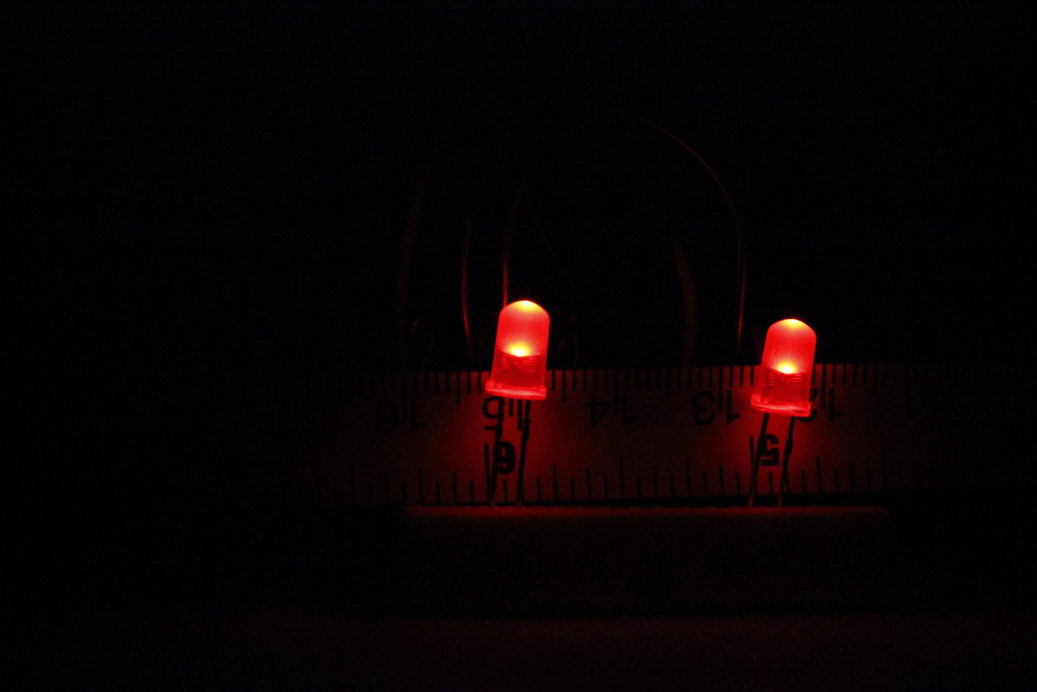
#> input picture Camera/ART_System/Images/Full_Res/test LED shots-027.JPG, 5184 x 3456 px (shown at 1/5 size); its folder holds 5 pictures in this run
$ python Control.py   (older library calls are emulated)
#> lines starting #> are read from the running program, lines starting #| are printed output that depends on the picture; after the words box and inside, x2 and y2 are one past the last pixel; in counts of white or black regions, pixels touching at a corner belong together
### Camera/ART_System/Camera_Boundary.py
################################################## from sh import gphoto2 as gp
from matplotlib.image import imread
from PIL import Image
import numpy as np
import signal
import os
import subprocess


class Camera:

    grid = [[1,0],[-1,0],[0,-1],[0,1],[-1,-1],[-1,1],[1,-1],[1,1]]
    def __init__(self): \
        ##################################################
        # # gphoto2 will auto start up when the camera is connected
        # # (we want to kill this as only 1 program can interact with the DSLR at a time)
        # p = subprocess.Popen(['ps', '-A'], stdout=subprocess.PIPE)
        # out, err = p.communicate()
        # # Search for the line that has what we want to kill
        # for line in out.splitlines():
        #     if b'gvfsd-gphoto2' in line:
        #         pid = int(line.split(None,1)[0])
        #         os.kill(pid, signal.SIGKILL)
        ##################################################

        ################################################## print(gp(['--auto-detect']))


        [self.h, self.w, self.colors] = [2,3,3]

        # arbitrary number for now
        self.threshold = 0
        # we will analyse every few pixels for speed (then look at the others, if that main pixel is valid) here the main pixel is every X pixels
        self.pxlGrid = 21  # Note: has to be an odd number
        self.light = np.zeros((2, 3), dtype=np.bool)
        self.coords = []
        self.blockCoords = []


    def getPosition(self):
        self.takeFullResPhoto()
        self.processImage()

    def takeFullResPhoto(self):
        print('taking photo..')
        # deletes any current files
        # files = os.listdir('/home/pi/Desktop/ART_System/Images/Full_Res')
        # for f in files:
        #     os.remove('/home/pi/Desktop/ART_System/Images/Full_Res/' + f)

        # set save location & inImage type
        os.chdir('C:/Users/Matthew/Documents/School/Year 4/SYSC 3010/Project/Camera/ART_System/Images/Full_Res')
        # (0=fineQualityJPG, which is equivilent to 11 or 12 when exporting in photoshop)
        ################################################## gp(['--set-config', '/main/imgsettings/imageformat=0'])

        # takes image
        ################################################# try:
            #################################################gp(['--capture-image-and-download'])
            # , '--force-overwrite']) # overwrite is needed sometimes for consistentcy?
        #################################################except:
        #################################################    print('ERROR: couldn\'t take photo')

        # sometime it is called the wrong name/does load/doesn't delete
        # (because gphoto/camera's dont always send the proper bits on time, so these next lines compensates for it)
        # only ok, if 1 file in library
        files = os.listdir(
            'C:/Users/Matthew/Documents/School/Year 4/SYSC 3010/Project/Camera/ART_System/Images/Full_Res')
        if len(files) > 2:
            print('ERROR: too many files') #################################################
        #else:
        try:
            print('reading in image..')
            self.inImage = imread('test LED shots-027.JPG')
#> self.inImage is the input picture: shape (3456, 5184, 3); mean R, G, B 9.2, 2.8, 3.4
            ################################################# self.inImage = imread('/home/pi/Desktop/ART_System/Images/Full_Res/' + files[0])
        except:
            print('ERROR: couldn\'t open image')

        # NEED TO ADD IN FAIL CASES
        # worst case senario -> ask user to confirm good image every time
        #                    -> might want to add in tether mode if so


    def processImage(self):
        print('processing image..')
        # important to remember it is y,x NOT x,y (h,w NOT w,h)
        # (i have kept it this way in this class, for saving img purposes)


        # FIRST, we analyse the image to find the valid pixels

        [self.h, self.w, self.colors] = self.inImage.shape
#> self.h = 3456; self.w = 5184; self.colors = 3
        self.light = np.zeros((self.h, self.w), dtype=np.bool)
        edges = []
        rightEdges = []

        # We will look at every X number to speed things up,
        # but must remember to look at the other pixels & REMEMBER FAIL CASES!
        # (if the last pixel analysed near the X is bad then still look at the ones near it)
        for x in np.arange(self.pxlGrid,self.w-self.pxlGrid, self.pxlGrid):
            for y in np.arange(self.pxlGrid,self.h-self.pxlGrid, self.pxlGrid):
                if int(np.sum(self.inImage[y,x,:])) > self.threshold: # if the pixel's brightness is above the threshold

                    if [y, x] not in self.blockCoords:

                        for xOffset in np.arange(x - self.pxlGrid, x + self.pxlGrid + 1, self.pxlGrid):
                            for yOffset in np.arange(y - self.pxlGrid, y + self.pxlGrid + 1, self.pxlGrid):
                                if int(np.sum(self.inImage[yOffset, xOffset, :])) <= self.threshold or (yOffset == y and xOffset == x):

                                    if [yOffset, xOffset] not in self.blockCoords:

                                        # Finally we can start analysing the image
                                        self.blockCoords.append([yOffset, xOffset])
                                        for xx in range(xOffset - ((self.pxlGrid - 1) // 2), xOffset + ((self.pxlGrid - 1) // 2 + 1)):
                                            for yy in range(yOffset - ((self.pxlGrid - 1) // 2), yOffset + ((self.pxlGrid - 1) // 2 + 1)):
                                                if int(np.sum(self.inImage[yy, xx, :])) > self.threshold:

                                                    # Now, with the valid pixels we will:
                                                    self.light[yy, xx] = True

                                                    # for edges
                                                    if int(np.sum(
                                                            self.inImage[yy - 1, xx, :])) <= self.threshold or int(
                                                            np.sum(
                                                                self.inImage[yy + 1, xx, :])) <= self.threshold or int(
                                                            np.sum(
                                                                self.inImage[yy, xx - 1, :])) <= self.threshold or int(
                                                            np.sum(self.inImage[yy, xx + 1, :])) <= self.threshold:
                                                        # save edges to their own list
                                                        edges.append([yy,xx])

                                                        # right edges only
                                                        if int(np.sum(self.inImage[yy,xx-1,:])) <= self.threshold:
                                                            rightEdges.append([yy, xx])
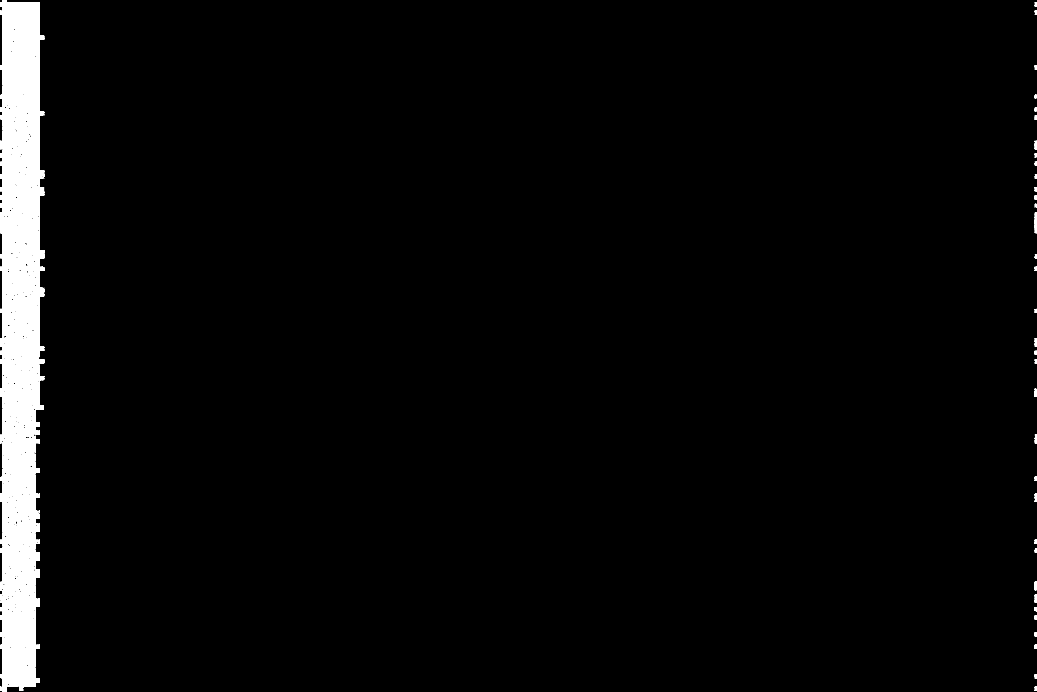
#> self.light: shape (3456, 5184) bool (shown at 1/5 size); 2.7% white; 776 white regions (698 under 20 px), largest, box (x1, y1, x2, y2) and area: (0, 0, 221, 3456) 475660, (5174, 1071, 5184, 1166) 737, (5174, 2909, 5184, 2951) 414


        # NOW to find & separate the individual LED edges

        LEDedges = []
        e = []

        while len(edges) > 0:
            [y,x] = edges[0]
            edges.remove([y,x])
            e.append([y,x])
            going = True
            while going:
                oldY = y
                oldX = x

                for i in self.grid:
                    yy = y + i[0]
                    xx = x + i[1]
                    if [yy,xx] in edges:
                        y = yy
                        x = xx
                        e.append([y,x])
                        edges.remove([yy,xx])
                        break

                if oldY == y and oldX == x:
                    LEDedges.append(e.copy())
                    e.clear()
                    going = False

        for e in LEDedges:
            if len(e) <= 3:
                print('ERROR in separating the edges, probably bad threshold, or vehicle too far away')
                break


        #_______________________________________________________________________________________________________________

        # TEMP - SAVING
        print('saving..')

        # CONVERTING LIGHT TO IMG
        [h, w, colors] = self.inImage.shape
        self.img = np.zeros((h, w, colors), dtype=np.uint8)
        pxlGrid = 21
        for x in np.arange(pxlGrid,w-pxlGrid, pxlGrid):
            for y in np.arange(pxlGrid,h-pxlGrid, pxlGrid):
                if self.light[y,x]:
                    # if the pixel is above the threshold
                    # we will analyse the block around it
                    for xx in range(x-((pxlGrid-1)//2), x+((pxlGrid-1)//2 +1)):
                        for yy in range(y-((pxlGrid-1)//2), y+((pxlGrid-1)//2 +1)):
                            if self.light[yy,xx]:
                                self.img[yy,xx,0] = 255
                                self.img[yy,xx,1] = 255
                                self.img[yy,xx,2] = 255

                                if [yy,xx] in edges:
                                    self.img[yy,xx,0] = 255
                                    self.img[yy,xx,1] = 0
                                    self.img[yy,xx,2] = 0

                    # now checking if it's an edge case & if we need to fill in more pixels:
                    for xOffset in np.arange(x-pxlGrid,x+pxlGrid+1, pxlGrid):
                        for yOffset in np.arange(y-pxlGrid,y+pxlGrid+1, pxlGrid):
                            # note these for loops analyse the current main pixel, but thats ok,
                            # cause to get here it has to be ove the threshold, so it will never be analysed here
                            # (cause it would need to be under the threshold)
                            if self.light[yOffset,xOffset] != True:
                                # if a block's main pixel next to it is not over the threshold, then it is an edge case
                                # so then we will analyse
                                for xx in range(xOffset-((pxlGrid-1)//2), xOffset+((pxlGrid-1)//2 +1)):
                                    for yy in range(yOffset-((pxlGrid-1)//2), yOffset+((pxlGrid-1)//2 +1)):
                                        if self.light[yy,xx]:
                                            self.img[yy,xx,0] = 255
                                            self.img[yy,xx,1] = 255
                                            self.img[yy,xx,2] = 255

        for e in LEDedges[0]:
            [yy,xx] = e
            self.img[yy, xx, 0] = 0
            self.img[yy, xx, 1] = 0
            self.img[yy, xx, 2] = 255
        for e in LEDedges[1]:
            [yy, xx] = e
            self.img[yy, xx, 0] = 0
            self.img[yy, xx, 1] = 255
            self.img[yy, xx, 2] = 0
        for e in LEDedges[2]:
            [yy, xx] = e
            self.img[yy, xx, 0] = 255
            self.img[yy, xx, 1] = 0
            self.img[yy, xx, 2] = 0
        for e in LEDedges[3]:
            [yy, xx] = e
            self.img[yy, xx, 0] = 255
            self.img[yy, xx, 1] = 0
            self.img[yy, xx, 2] = 255

        for e in rightEdges:
            [yy, xx] = e
            self.img[yy, xx, 0] = 255
            self.img[yy, xx, 1] = 255
            self.img[yy, xx, 2] = 0

        Image.fromarray(self.img, 'RGB').save('1.png')
        Image.fromarray(self.img, 'RGB').show()

### Camera/ART_System/Control.py
from Camera_Boundary import Camera


cam = Camera()
#> (the run stopped early here; a loop or call above may not have finished)
